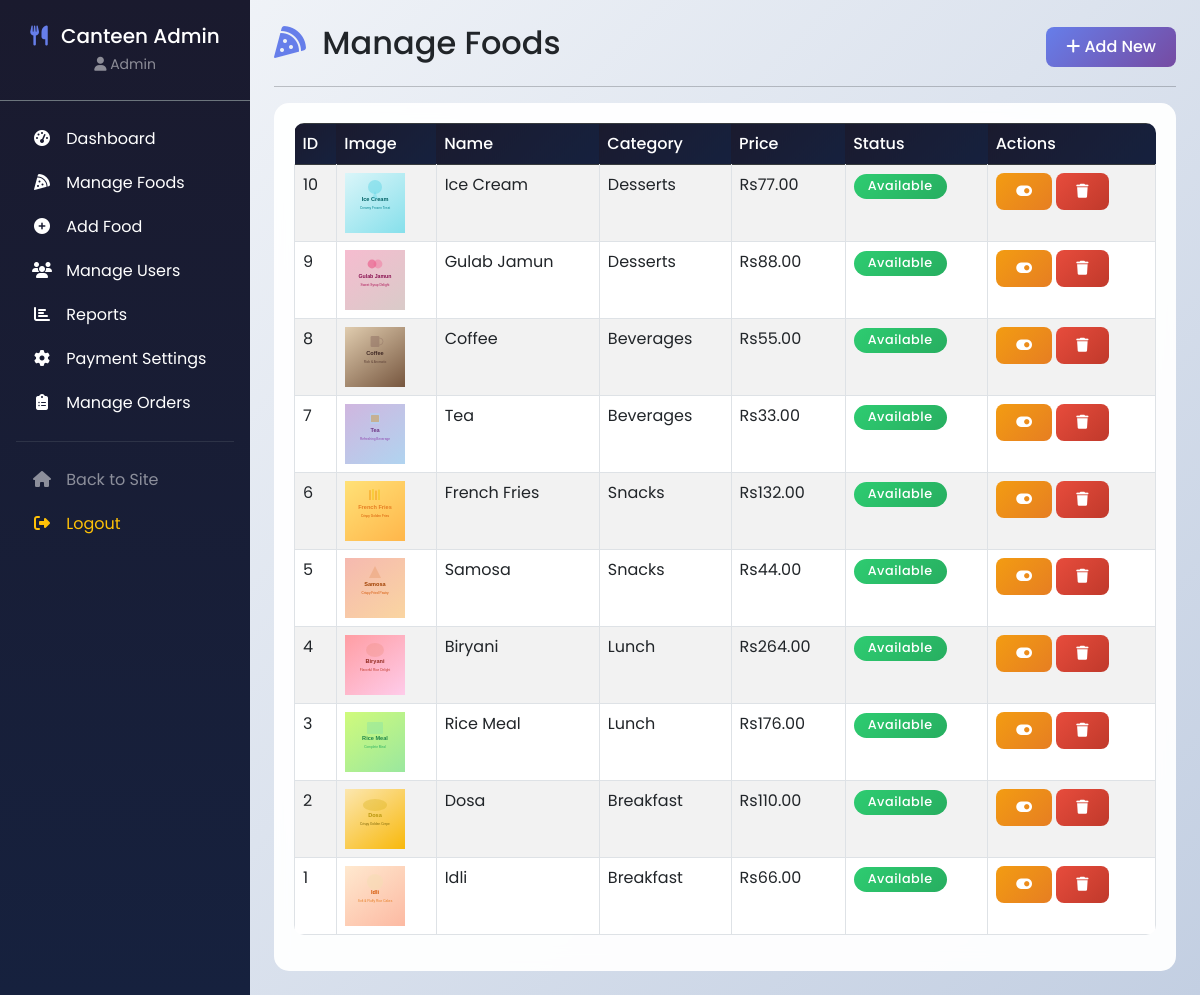
The page /admin/manage_food.php (signed in) on the database its author committed.
### tables this page shows
CREATE TABLE food_items (
    food_id INT PRIMARY KEY AUTO_INCREMENT,
    category_id INT,
    food_name VARCHAR(100) NOT NULL,
    description TEXT,
    price DECIMAL(10,2) NOT NULL,
    image VARCHAR(255),
    status VARCHAR(20) DEFAULT 'available',
    FOREIGN KEY (category_id) REFERENCES categories(category_id) ON DELETE SET NULL
);

CREATE TABLE categories (
    category_id INT PRIMARY KEY AUTO_INCREMENT,
    category_name VARCHAR(100) NOT NULL
);

### admin/manage_food.php (the view, shortened to what this page needs)
<?php
require_once '../config/db.php';
$stmt = $pdo->query("SELECT f.*, c.category_name FROM food_items f LEFT JOIN categories c ON f.category_id = c.category_id ORDER BY f.food_id DESC");
$items = $stmt->fetchAll();
?>
<!DOCTYPE html>
<html lang="en">
<head>
    <link href="https://cdn.jsdelivr.net/npm/bootstrap@5.3.0/dist/css/bootstrap.min.css" rel="stylesheet">
    <link rel="stylesheet" href="https://cdnjs.cloudflare.com/ajax/libs/font-awesome/6.4.0/css/all.min.css">
    <link rel="stylesheet" href="../assets/css/style.css">
</head>
<body>
    <div class="d-flex">
        <?php include 'sidebar.php'; ?>
        <div class="flex-grow-1 p-4">
            <div class="d-flex justify-content-between align-items-center">
                <h2><i class="fas fa-pizza-slice"></i> Manage Foods</h2>
                <a href="add_food.php" class="btn btn-primary"><i class="fas fa-plus"></i> Add New</a>
            </div>
            <hr>
            <div class="card">
                <div class="card-body">
                    <div class="table-responsive">
                        <table class="table table-bordered table-striped">
                            <thead class="table-dark">
                                <tr>
                                    <th>ID</th>
                                    <th>Image</th>
                                    <th>Name</th>
                                    <th>Category</th>
                                    <th>Price</th>
                                    <th>Status</th>
                                    <th>Actions</th>
                                </tr>
                            </thead>
                            <tbody>
                                <?php foreach ($items as $item): ?>
                                    <tr>
                                        <td><?php echo $item['food_id']; ?></td>
                                        <td>
                                            <?php if ($item['image']): ?>
                                                <img src="../assets/images/food-images/<?php echo $item['image']; ?>" alt="<?php echo htmlspecialchars($item['food_name']); ?>" style="width: 60px; height: 60px; object-fit: cover;">
                                            <?php else: ?>
                                                <span class="text-muted">No image</span>
                                            <?php endif; ?>
                                        </td>
                                        <td><?php echo htmlspecialchars($item['food_name']); ?></td>
                                        <td><?php echo htmlspecialchars($item['category_name'] ?? 'N/A'); ?></td>
                                        <td>Rs<?php echo number_format($item['price'], 2); ?></td>
                                        <td>
                                            <span class="badge bg-<?php echo $item['status'] === 'available' ? 'success' : 'danger'; ?>">
                                                <?php echo ucfirst($item['status']); ?>
                                            </span>
                                        </td>
                                        <td>
                                            <a href="manage_food.php?toggle=<?php echo $item['food_id']; ?>" class="btn btn-sm btn-warning">
                                                <i class="fas fa-toggle-on"></i>
                                            </a>
                                            <a href="manage_food.php?delete=<?php echo $item['food_id']; ?>" class="btn btn-sm btn-danger" onclick="return confirm('Delete this item?')">
                                                <i class="fas fa-trash"></i>
                                            </a>
                                        </td>
                                    </tr>
                                <?php endforeach; ?>
                            </tbody>
                        </table>
                    </div>
                </div>
            </div>
        </div>
    </div>
</body>
</html>

### assets/css/style.css (style rules this page uses)
* { margin: 0; padding: 0; box-sizing: border-box; }
body { font-family: 'Poppins', 'Segoe UI', Tahoma, Geneva, Verdana, sans-serif; background: linear-gradient(135deg, #f5f7fa 0%, #c3cfe2 100%); min-height: 100vh; display: flex; flex-direction: column; }
.card { border: none; border-radius: 15px; transition: all 0.3s cubic-bezier(0.4, 0, 0.2, 1); overflow: hidden; background: rgba(255, 255, 255, 0.95); backdrop-filter: blur(10px); }
.card .card-body { padding: 1.25rem; }
.btn { border-radius: 8px; padding: 8px 20px; font-weight: 500; transition: all 0.3s ease; position: relative; overflow: hidden; }
.btn-primary { background: linear-gradient(135deg, #667eea 0%, #764ba2 100%); border: none; }
.btn-warning { background: linear-gradient(135deg, #f39c12, #e67e22); border: none; color: #fff; }
.btn-danger { background: linear-gradient(135deg, #e74c3c, #c0392b); border: none; }
.table { border-radius: 10px; overflow: hidden; }
.table th { background: linear-gradient(135deg, #1a1a2e, #16213e); color: white; font-weight: 500; border: none; }
.table-striped tbody tr:nth-of-type(odd) { background-color: rgba(102, 126, 234, 0.05); }
.badge { font-size: 0.8rem; padding: 6px 14px; border-radius: 50px; font-weight: 500; letter-spacing: 0.5px; }
.badge.bg-success { background: linear-gradient(135deg, #2ecc71, #27ae60) !important; }
h2 i, h3 i, h4 i, h5 i { margin-right: 8px; color: #667eea; }

### rows shown on the page
food_items: food_id "10", image (picture), food_name "Ice Cream", category.category_name "Desserts", price "77.00", status "Available"
food_items: food_id "9", image (picture), food_name "Gulab Jamun", category.category_name "Desserts", price "88.00", status "Available"
food_items: food_id "8", image (picture), food_name "Coffee", category.category_name "Beverages", price "55.00", status "Available"
food_items: food_id "7", image (picture), food_name "Tea", category.category_name "Beverages", price "33.00", status "Available"
food_items: food_id "6", image (picture), food_name "French Fries", category.category_name "Snacks", price "132.00", status "Available"
food_items: food_id "5", image (picture), food_name "Samosa", category.category_name "Snacks", price "44.00", status "Available"
food_items: food_id "4", image (picture), food_name "Biryani", category.category_name "Lunch", price "264.00", status "Available"
food_items: food_id "3", image (picture), food_name "Rice Meal", category.category_name "Lunch", price "176.00", status "Available"
food_items: food_id "2", image (picture), food_name "Dosa", category.category_name "Breakfast", price "110.00", status "Available"
food_items: food_id "1", image (picture), food_name "Idli", category.category_name "Breakfast", price "66.00", status "Available"

### other values the page prints
$_SESSION['full_name'] "Admin"
